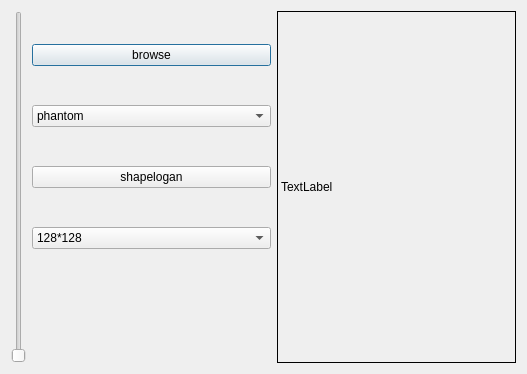
<?xml version="1.0" encoding="UTF-8"?>
<ui version="4.0">
 <class>Dialog</class>
 <widget class="QDialog" name="Dialog">
  <property name="geometry">
   <rect>
    <x>0</x>
    <y>0</y>
    <width>527</width>
    <height>374</height>
   </rect>
  </property>
  <property name="windowTitle">
   <string>Dialog</string>
  </property>
  <property name="autoFillBackground">
   <bool>false</bool>
  </property>
  <layout class="QHBoxLayout" name="horizontalLayout_3">
   <item>
    <widget class="QSlider" name="sl_brightness">
     <property name="mouseTracking">
      <bool>false</bool>
     </property>
     <property name="minimum">
      <number>1</number>
     </property>
     <property name="maximum">
      <number>20</number>
     </property>
     <property name="tracking">
      <bool>true</bool>
     </property>
     <property name="orientation">
      <enum>Qt::Vertical</enum>
     </property>
    </widget>
   </item>
   <item>
    <layout class="QHBoxLayout" name="horizontalLayout">
     <item>
      <layout class="QVBoxLayout" name="verticalLayout">
       <item>
        <widget class="QPushButton" name="btn_browse">
         <property name="text">
          <string>browse</string>
         </property>
        </widget>
       </item>
       <item>
        <widget class="QComboBox" name="comboBox">
         <item>
          <property name="text">
           <string>phantom</string>
          </property>
         </item>
         <item>
          <property name="text">
           <string>T1 effect</string>
          </property>
         </item>
         <item>
          <property name="text">
           <string>T2 effect</string>
          </property>
         </item>
         <item>
          <property name="text">
           <string>PD effect</string>
          </property>
         </item>
        </widget>
       </item>
       <item>
        <widget class="QPushButton" name="btn_logan">
         <property name="text">
          <string>shapelogan</string>
         </property>
        </widget>
       </item>
       <item>
        <widget class="QComboBox" name="CBox_size">
         <item>
          <property name="text">
           <string>128*128</string>
          </property>
         </item>
         <item>
          <property name="text">
           <string>256*256</string>
          </property>
         </item>
         <item>
          <property name="text">
           <string>512*512</string>
          </property>
         </item>
        </widget>
       </item>
       <item>
        <spacer name="verticalSpacer_2">
         <property name="orientation">
          <enum>Qt::Vertical</enum>
         </property>
         <property name="sizeType">
          <enum>QSizePolicy::Fixed</enum>
         </property>
         <property name="sizeHint" stdset="0">
          <size>
           <width>20</width>
           <height>40</height>
          </size>
         </property>
        </spacer>
       </item>
       <item>
        <spacer name="verticalSpacer">
         <property name="orientation">
          <enum>Qt::Vertical</enum>
         </property>
         <property name="sizeType">
          <enum>QSizePolicy::Fixed</enum>
         </property>
         <property name="sizeHint" stdset="0">
          <size>
           <width>20</width>
           <height>40</height>
          </size>
         </property>
        </spacer>
       </item>
      </layout>
     </item>
     <item>
      <widget class="QLabel" name="lbl_phantom">
       <property name="frameShape">
        <enum>QFrame::Box</enum>
       </property>
       <property name="text">
        <string>TextLabel</string>
       </property>
       <property name="scaledContents">
        <bool>true</bool>
       </property>
      </widget>
     </item>
    </layout>
   </item>
  </layout>
 </widget>
 <resources/>
 <connections/>
</ui>
